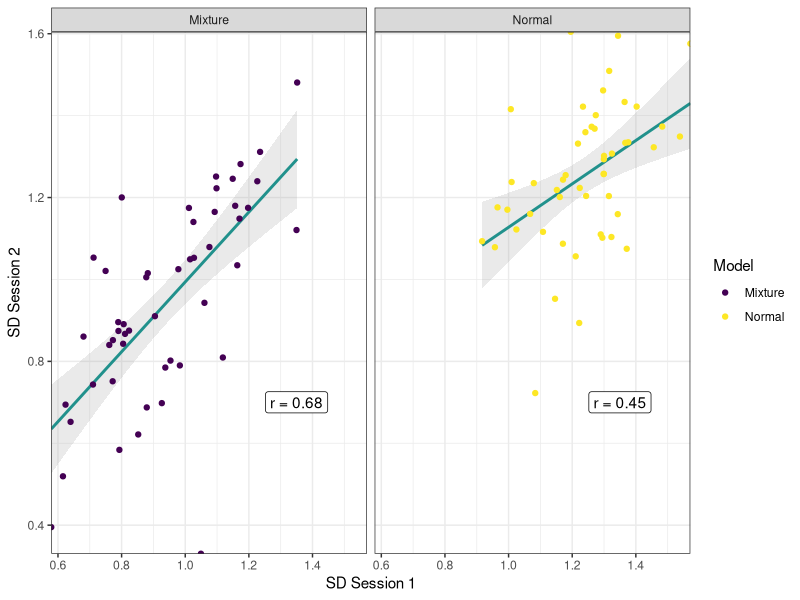

This chart was generated by the following R code:
library(tidyverse)
library(MASS)


n_participants <- 50
n_data_per_session <- 200
p <- .66

props_indiv_diff <- rnorm(n_participants, 1, .2)

props_normal1 <- rbeta(n_participants, ceiling(10*p), floor(10*(1-p)))
props_normal2 <- rbeta(n_participants, ceiling(10*p), floor(10*(1-p)))

one_session <- function(prop_normal, n_data_per_session, participant_id, props_indiv_diff) {
  n_normal <- ceiling(n_data_per_session * prop_normal)
  n_uniform <- floor(n_data_per_session * (1 - prop_normal))
  data_normal <- rnorm(n_normal, mean = 0, sd = props_indiv_diff[participant_id])
  data_uniform <- runif(n_uniform, -3, 3)
  tbl_y <- tibble(p_id = participant_id, y = c(data_normal, data_uniform))
  return(tbl_y)
}

l_data_session1 <- pmap(list(props_normal1, n_data_per_session, 1:n_participants), one_session, props_indiv_diff)
l_data_session2 <- pmap(list(props_normal2, n_data_per_session, 1:n_participants), one_session, props_indiv_diff)


my_optim <- function(y, p, f) {
  o <- optim(p, f, y = y$y)
  return(o$par)
}

fit_normal <- function(pars, y) {
  -sum(dnorm(y, pars[[1]], pars[[2]], log = TRUE))
}
# optim(pars_init_normal, fit_normal, y = tbl_data$y)
# optim(pars_init_normal, fit_normal, y = l_data_session1[[1]]$y)

fit_normal_uniform <- function(pars, y) {
  ps <- (pars[[3]] * dnorm(y, pars[[1]], pars[[2]])) + ((1 - pars[[3]]) * dunif(y, -3, 3))
  return(-sum(log(pmax(ps, 1e-10))))
}
# optim(
#   pars_init_mixture, fit_normal_uniform, y = tbl_data$y,
#   lower = c(-10, .1, 0), upper = c(10, 10, 1),
#   method = "L-BFGS-B"
# )

# fit all participants at once
pars_init_normal <- c(2, 1)
pars_normal_session1 <- map(l_data_session1, my_optim, p = pars_init_normal, f = fit_normal)
pars_normal_session2 <- map(l_data_session2, my_optim, p = pars_init_normal, f = fit_normal)

pars_init_mixture <- c(0, 1, .6)
pars_mix_session1 <- map(l_data_session1, my_optim, p = pars_init_mixture, f = fit_normal_uniform)
pars_mix_session2 <- map(l_data_session2, my_optim, p = pars_init_mixture, f = fit_normal_uniform)

tbl_normal <- tibble(
  reduce(pars_normal_session1, rbind) %>% as.data.frame() %>%
    rename(mu1 = V1, sd1 = V2) %>%
    cbind(
      reduce(pars_normal_session2, rbind) %>% as.data.frame() %>%
        rename(mu2 = V1, sd2 = V2)
      )
)
tbl_cor_normal <- tbl_normal %>% summarize(cor_mu = cor(mu1, mu2), cor_sd = cor(sd1, sd2))
tbl_cor_normal$model <- "Normal"

tbl_mix <- tibble(
  reduce(pars_mix_session1, rbind) %>% as.data.frame() %>%
    rename(mu1 = V1, sd1 = V2, p_mix1 = V3) %>%
    cbind(
      reduce(pars_mix_session2, rbind) %>% as.data.frame() %>%
        rename(mu2 = V1, sd2 = V2, p_mix2 = V3)
    )
)
tbl_both <- tbl_mix %>% dplyr::select(-starts_with("p_mix")) %>%
  mutate(model = "Mixture") %>%
  rbind(tbl_normal %>% mutate(model = "Normal"))


tbl_cor_mix <- tbl_mix %>% summarize(cor_mu = cor(mu1, mu2), cor_sd = cor(sd1, sd2))
tbl_cor_mix$model <- "Mixture"

tbl_cor_both <- rbind(tbl_cor_mix, tbl_cor_normal)


tbl_both %>% ggplot(aes(sd1, sd2, group = model)) +
  geom_smooth(method = "lm", color = "#21918c", alpha = .2) +
  geom_point(aes(color = model)) +
  geom_label(data = tbl_cor_both, aes(x = 1.35, y = .7, label = str_c("r = ", round(cor_sd, 2)))) +
  facet_wrap(~ model) +
  theme_bw() +
  scale_color_viridis_d(name = "Model") +
  scale_x_continuous(expand = c(0, 0)) +
  scale_y_continuous(expand = c(0, 0)) +
  labs(x = "SD Session 1", y = "SD Session 2")
